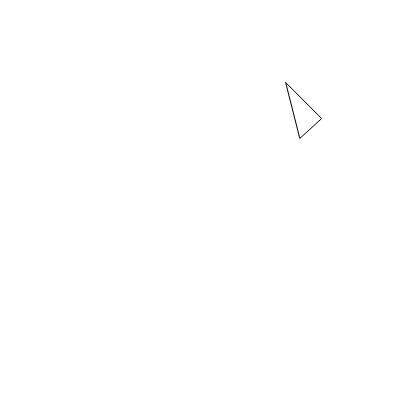
Frame 1 (no input)
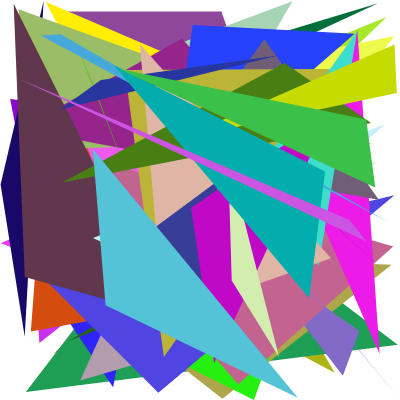
Frame 60 (no input)
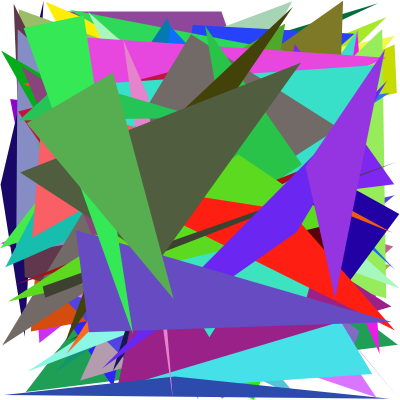
Frame 120 (the mouse pressed at the canvas centre since frame 60)

The p5.js sketch that drew these frames (run headless with seeded random() and noise() and a simulated clock; from frame 60 on, the mouse is pressed at the canvas centre):

// p5.js sketch
// ── sketch.js
function setup() {
  createCanvas(400, 400);
   background(255);
}

function draw() {
  triangle(random(width),random(width),random(width),random(width),random(width),random(width));
 fill(random(255),random(255),random(255))
noStroke();
}

// ── piza.html
<!DOCTYPE html>
<html>
    <!--COPIADO DE https://pepperonipizza.neocities.org/ 
    CREDITOS A SU AUTOR-->
  <head>
    <meta charset="UTF-8">
    <title>pepperoni simulator</title>
    <style>
    img {
      position: absolute;
      user-drag: none; 
      user-select: none;
      -moz-user-select: none;
      -webkit-user-drag: none;
      -webkit-user-select: none;
      -ms-user-select: none;
    }
    * { cursor: none; }
    div {
      
      color: #FFF;
      position: absolute;
      left: 600px;
      width: 500px;
      height: 50px;
      text-align: center;
      line-height: 50px;
      font-size: 30px;
      font-family: Calibri;
    }
    #oliveB {
      background-color: #433;
      top: 100px;
    }
    #pepperoniB {
      background-color: #A11;
      top: 50px;
    }
    #mushroomB {
      background-color: #865;
      top: 150px;
    }
    #pepperRB {
      width:167px;
      background-color: #D11;
      top: 200px;
      left: 600px;
    }
    #pepperGB {
      width:166px;
      background-color: #1C1;
      top: 200px;
      left: 767px;
    }
    #pepperYB {
      width:167px;
      background-color: #CA0;
      top: 200px;
      left: 933px;
    }
    #sausageB {
      background-color: #953;
      top: 250px;
    }
    #queso {
        background-color: rgb(223, 226, 21);
      top: 300px;
    }
    #pinya{
        background-color: rgb(224, 222, 100);
      top: 350px;
    }
    </style>
  </head>
  <body>
  <script>
  document.body.onload = function(){
b = document.getElementById("ball");
b.style.top = "100px";
var currentTopping = "pepperoni";
var newId = -1;
var counts = [];
var mX = 0;
var mY = 0;
var id = 0;
var cX = document.getElementById("pizza").width/2;
var cY = document.getElementById("pizza").height/2;

var hand = document.getElementById("hand");
hand.style.zIndex = 1000;
b.style.zIndex = 999;
hand.style.left = "-50px";
hand.style.top = "-20px";
hand.style.transform = "rotate(50deg)";

var radius = 220;
document.addEventListener('mousemove', onMouseUpdate, false);
document.addEventListener('click', click, false);


function click(e){
    var inPizza = false;
  if((e.pageX-cX)*(e.pageX-cX)+(e.pageY-cY)*(e.pageY-cY) <= radius*radius){
      inPizza = true;
  }
  if (inPizza){
  	rotateH();
    var i = document.createElement("IMG");
    i.setAttribute("src", currentTopping + ".png");
    i.setAttribute("width", "50");
    i.setAttribute("height", "50");
    i.style.left = e.pageX-(b.width/2) + "px";
    i.style.top = e.pageY-(b.height/2) + "px";
    
    newId++;
    i.setAttribute("id", newId);
    document.body.appendChild(i);
    i.style.zIndex = 0;
    goTo(e.pageX-(b.width/2),e.pageY-(b.height/2), newId);
    
  }
  else if(e.pageX > 600 && e.pageY > 50 && e.pageX < 1100){
    if (e.pageY < 50 + 50*1){
      changeTopping("pepperoni");
    }
    else if (e.pageY < 50 + 50*2){
      changeTopping("olive");
    }
    else if (e.pageY < 50 + 50*3){
      changeTopping("mushroom");
    }
    else if (e.pageY < 50 + 50*4){
      if (e.pageX < 600 + 167) {
        changeTopping("pepperR");
      }
      else if (e.pageX < 600 + 333) {
        changeTopping("pepperG");
      }
      else if (e.pageX < 600 + 500) {
        changeTopping("pepperY");
      }
    }
    else if (e.pageY < 50 + 50*5){
      changeTopping("sausage");
    }
  
    else if (e.pageY < 50 + 50*6){
      changeTopping("queso");
  }

    else if (e.pageY < 50 + 50*7){
      changeTopping("pinya"); 
}
  }
}

function onMouseUpdate(e){
    mX = e.pageX;
  	mY = e.pageY;
  	b.style.left = mX-(b.width/2) + "px";
    b.style.top = mY-(b.height/2) +"px";
}
function goTo(dX, dY, id){
  m = document.getElementById(id);
  //m.style.left = dX + "px";
  //m.style.top = dY + "px";
  counts[counts.length] = 0;
  setInterval(function(){change(dX, dY, id, id);}, 5);
  
  console.log(counts);
}
function rotateH(){
	hand.style.transform = "rotate(40deg)";
	setTimeout(function(){
  hand.style.transform = "rotate(0deg)";
  setTimeout(function(){
  hand.style.transform = "rotate(0deg)";
  setTimeout(function(){
  hand.style.transform = "rotate(20deg)";
  setTimeout(function(){
  hand.style.transform = "rotate(35deg)";
  setTimeout(function(){
  hand.style.transform = "rotate(50deg)";
  }, 50);
  }, 50);
  }, 50);
  }, 50);
  }, 50);
  
	
}
function change(dX, dY, id, c){
	if(counts[c] < 100){
  	 m = document.getElementById(id);
  	 counts[c]++;
     m.style.left = (1/100)*counts[c]*(dX) + "px";
  	 m.style.top =  (1/100)*counts[c]*(dY) + "px";
  }
}
function changeTopping(topping){
  currentTopping = topping;
  b.src=topping + ".png";
}
}
  </script>
  
    <img src = "pizza.png" width= "620" height = "500" id = "pizza">
    <img src = "pepperoni.png" height = "50px" width = "50px" id = "ball">
    <img src = "hand.png" height = "100" width = "150" id = "hand">
    <div id = "pepperoniB">Pepperoni</div>
    <div id = "oliveB">Olive</div>
    <div id = "mushroomB">Mushroom</div>
    <div id = "pepperRB">Pepper</div>
    <div id = "pepperGB">Pepper</div>
    <div id = "pepperYB">Pepper</div>
    <div id = "sausageB">Sausage</div>
    <div id = "queso">Cheese</div>
    <div id = "pinya">Pineapple</div>
  </body>
</html>
// ── scrat.html
<html>
  <body>
  <iframe src="https://scratch.mit.edu/projects/670803722/embed" allowtransparency="true" width="485" height="402" frameborder="0" scrolling="no" allowfullscreen></iframe>
  </body>
    </html>

// ── style.css
html{
font-family:comic sans ms;
}
